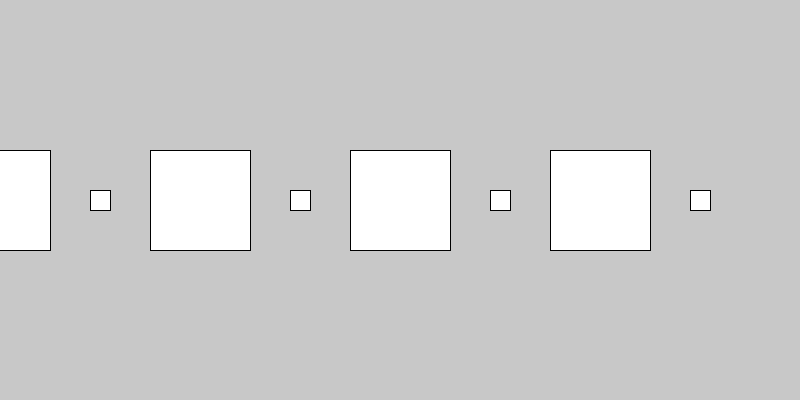
Frame 1 (no input)
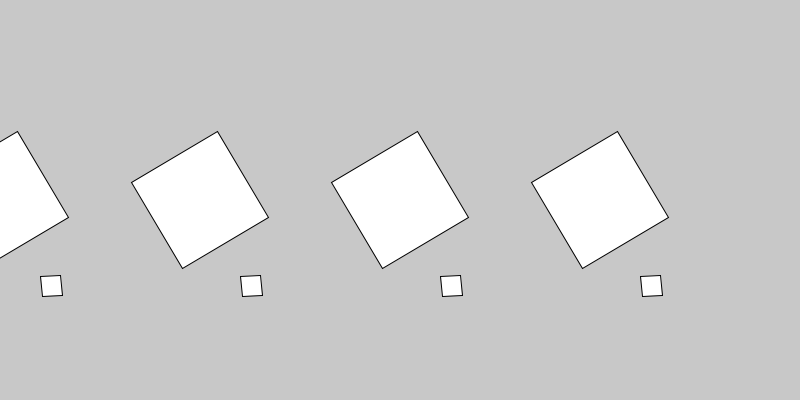
Frame 60 (the mouse pressed at the canvas centre just before this capture)
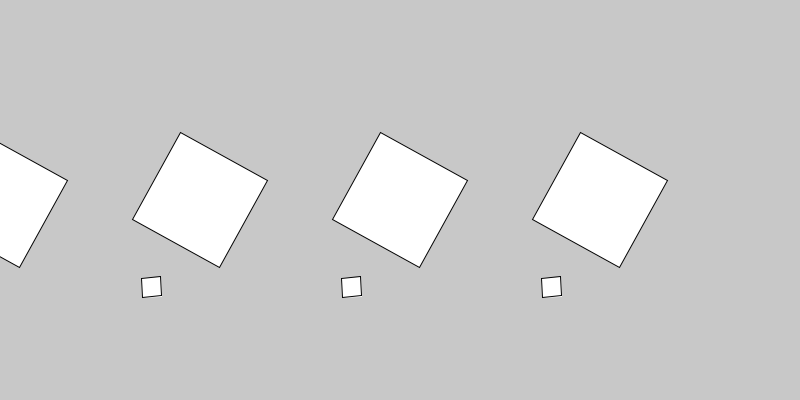
Frame 120 (the mouse held since frame 60 and released just before this capture)

The Processing sketch that drew these frames (run headless with seeded random() and noise(); from frame 60 on, the mouse is pressed at the canvas centre):

// Processing sketch: clase_05_23_2023_translate_rotate_satelite
// ── clase_05_23_2023_translate_rotate_satelite.pde
int cant = 4;
int tam;
int angulo;

void setup(){
  size(800,400);
  tam = width / cant;
  rectMode(CENTER);
}

void draw(){
  background(200);
  for(int i=0; i<cant; i++){
    pushMatrix();
    translate(i*tam,200);
    rotate(radians(angulo));
    rect(0,0,100,100);
   
    pushMatrix();
    translate(100, 0);
    rotate(radians(angulo*2));
    rect(0,0,20,20);
    popMatrix();
    
    popMatrix();
  }
  
  angulo++;
}
